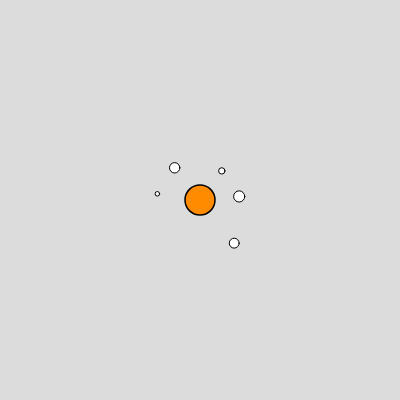
Frame 1 (no input)
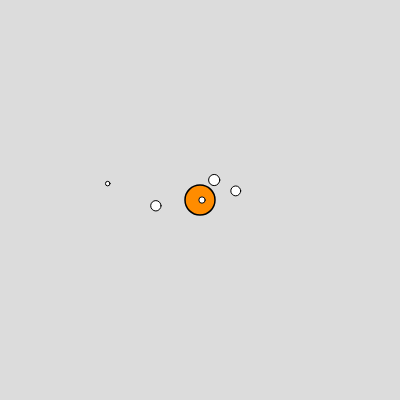
Frame 60 (no input)
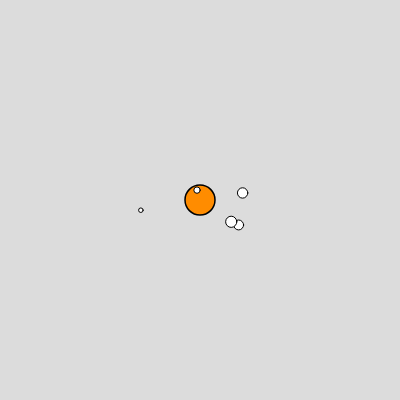
Frame 120 (the mouse pressed at the canvas centre since frame 60)

The p5.js sketch that drew these frames (run headless with seeded random() and noise() and a simulated clock; from frame 60 on, the mouse is pressed at the canvas centre):

// p5.js sketch
// ── sketch.js
// Global Variables
let width = 400, height = 400; 
let sun;
let planets = []; // Empty array

// User-Defined Classes
class Sun { 
  constructor() { 
      // Attributes
      this.position = createVector(width/2, height/2); 
      this.velocity = createVector(0, 0); // To right
      this.acceleration = createVector(0, 0); // Starts at 0
      this.mass = 15; // Sun: 1.989 × 10^30 kg
      this.radius = 15 // 696.340 km
      this.G = 1;
  }
  // Methods
  attract(planet) {
    let force = p5.Vector.sub(this.position, planet.position); // Direction of force
    let distance = force.mag(); // Distance between sun-planet
    distance = constrain(distance, 5, 20); // Limiting distance to eliminate "extreme" results (very close/far objects)
    let magnitude = (this.G * this.mass * planet.mass) / (distance * distance); // Gravitational pull
    force.setMag(magnitude); // Setting magnitude
    return force;
  }
  apply_force(force_vec) {
    let acceleration = force_vec.div(this.mass);
    this.acceleration.add(acceleration);
  }
  update() {
    this.velocity.add(this.acceleration);
    this.position.add(this.velocity);
    this.acceleration.mult(0);
  }
  display() {
    stroke(0); // Black outlines
    strokeWeight(1.5); // Outline width
    fill(255,140,0); // Color
    ellipseMode(CENTER);
    ellipse(this.position.x, this.position.y, 2*this.radius);
  }
}

class Planet { 
  constructor() { 
      // Attributes
      this.position = createVector(random(150,250), random(150,250)); 
      this.velocity = createVector(random(0,0.5), random(0,0.5)); 
      this.acceleration = createVector(0, 0); // Starts at 0
      this.mass = random(2, 8); // Comparison: Mercury: 3.30 × 10^23 kg / Earth: 5.97 × 10^24 kg / Jupiter: 1.90 × 10^27 kg
      this.radius = random(2, 6) // Comparison: Mercury: 2.440 km / Earth: 6.371 km / Jupiter: 69.911 km
      this.G = 1;
  }
  // Methods
  attract(other) {
    let force = p5.Vector.sub(this.position, other.position); // Direction of force
    let distance = force.mag(); // Distance between sun-planet
    distance = constrain(distance, 10, 20); // Limiting distance to eliminate "extreme" results (very close/far objects)
    let magnitude = (this.G * this.mass * other.mass) / (distance * distance); // Gravitational pull
    force.setMag(magnitude); // Setting magnitude
    return force;
  }
  apply_force(force_vec) {
    let acceleration = force_vec.div(this.mass);
    this.acceleration.add(acceleration);
  }
  update() {
    this.velocity.add(this.acceleration);
    this.position.add(this.velocity);
    this.acceleration.mult(0);
  }
  display() {
    stroke(0); // Black outlines
    strokeWeight(1); // Outline width
    fill(255); // Grayscale background
    ellipse(this.position.x, this.position.y, 2*this.radius);
  }
}

// User-Defined Functions

// p5 Main
function setup() {
  createCanvas(width, height); // Creating the canvas with 'img' dimensions
  sun = new Sun(); // Initialization
  
  for (let i = 1; i <= 5; i++){
    let _planet = new Planet(); // Initializing balls (temp object)
    planets.push(_planet) 
  }
}

function draw() {
  // Main
  background(220); // Grayscale white
  
  sun.display();
  for (let planet of planets) { // Planet-Sun interaction
    let sun_force = sun.attract(planet); // From 'sun', applied on 'planet'
    planet.apply_force(sun_force);
    planet.update();
  }

  for (let planet1 of planets) { // Planet-Planet interaction
    for (let planet2 of planets) {
      if (planet1 !== planet2) { 
        let force = planet1.attract(planet2); // From 'planet1', applied on 'planet2'
        planet2.apply_force(force);
        planet2.update();
      }
    }
    planet1.display();
  }
}
